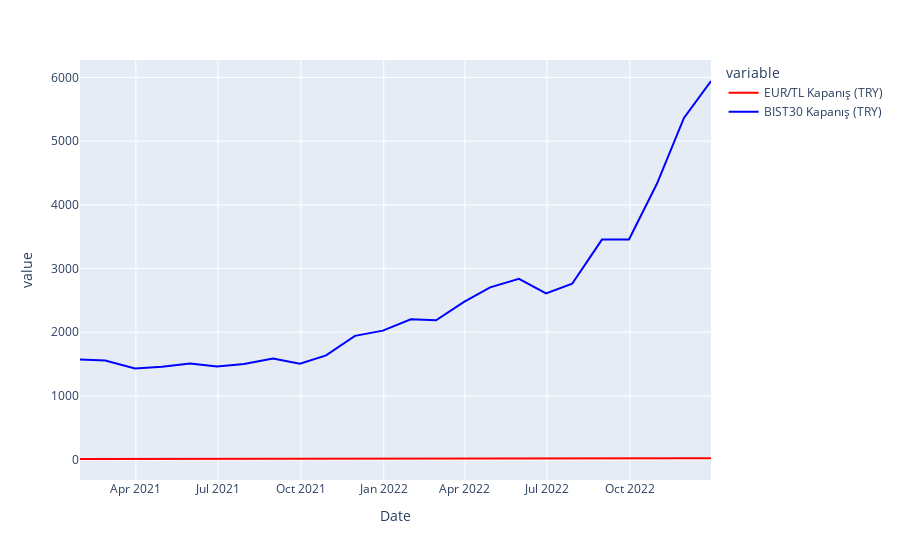

The notebook cell this image was saved under:
### Markdown cell above
4. Resample yöntemi ile ürettiğiniz tabloyu grafik olarak inceleyiniz. 2. adımda elde ettiğiniz grafik ile karşılaştırarak yorumlayınız.

### Code cell
mergeDfPlt=px.line(mergeDf,color_discrete_map={"EUR/TL Kapanış (TRY)":"red","BIST30 Kapanış (TRY)":"blue"})
mergeDfPlt

### Figure 1 — Plotly figure (JSON) as saved in the notebook; plotly's stock layout.template omitted (floating-point values rounded to 4 significant figures)
{"data": [{"hovertemplate": "variable=EUR/TL Kapanış (TRY)<br>Date=%{x}<br>value=%{y}<extra></extra>", "legendgroup": "EUR/TL Kapanış (TRY)", "line": {"color": "red", "dash": "solid"}, "marker": {"symbol": "circle"}, "mode": "lines", "name": "EUR/TL Kapanış (TRY)", "orientation": "v", "showlegend": true, "type": "scatter", "x": ["2021-01-29T00:00:00", "2021-02-26T00:00:00", "2021-03-31T00:00:00", "2021-04-30T00:00:00", "2021-05-31T00:00:00", "2021-06-30T00:00:00", "2021-07-30T00:00:00", "2021-08-31T00:00:00", "2021-09-30T00:00:00", "2021-10-29T00:00:00", "2021-11-30T00:00:00", "2021-12-31T00:00:00", "2022-01-31T00:00:00", "2022-02-28T00:00:00", "2022-03-31T00:00:00", "2022-04-29T00:00:00", "2022-05-31T00:00:00", "2022-06-30T00:00:00", "2022-07-29T00:00:00", "2022-08-31T00:00:00", "2022-09-30T00:00:00", "2022-10-31T00:00:00", "2022-11-30T00:00:00", "2022-12-30T00:00:00"], "xaxis": "x", "y": [8.903, 8.905, 9.748, 9.924, 10.44, 10.38, 10.05, 9.869, 10.34, 11.13, 14.35, 14.99, 15.03, 15.69, 16.35, 15.53, 17.65, 17.24, 18.29, 18.19, 18.15, 18.48, 19.23, 19.94], "yaxis": "y"}, {"hovertemplate": "variable=BIST30 Kapanış (TRY)<br>Date=%{x}<br>value=%{y}<extra></extra>", "legendgroup": "BIST30 Kapanış (TRY)", "line": {"color": "blue", "dash": "solid"}, "marker": {"symbol": "circle"}, "mode": "lines", "name": "BIST30 Kapanış (TRY)", "orientation": "v", "showlegend": true, "type": "scatter", "x": ["2021-01-29T00:00:00", "2021-02-26T00:00:00", "2021-03-31T00:00:00", "2021-04-30T00:00:00", "2021-05-31T00:00:00", "2021-06-30T00:00:00", "2021-07-30T00:00:00", "2021-08-31T00:00:00", "2021-09-30T00:00:00", "2021-10-29T00:00:00", "2021-11-30T00:00:00", "2021-12-31T00:00:00", "2022-01-31T00:00:00", "2022-02-28T00:00:00", "2022-03-31T00:00:00", "2022-04-29T00:00:00", "2022-05-31T00:00:00", "2022-06-30T00:00:00", "2022-07-29T00:00:00", "2022-08-31T00:00:00", "2022-09-30T00:00:00", "2022-10-31T00:00:00", "2022-11-30T00:00:00", "2022-12-30T00:00:00"], "xaxis": "x", "y": [1572.0, 1556, 1431.0, 1457.0, 1507.0, 1463.0, 1501.0, 1588.0, 1505.0, 1636.0, 1943.0, 2025, 2203.0, 2186.0, 2477.0, 2704.0, 2838.0, 2609.0, 2760.0, 3454.0, 3458.0, 4330.0, 5364.0, 5945.0], "yaxis": "y"}], "layout": {"legend": {"title": {"text": "variable"}, "tracegroupgap": 0}, "margin": {"t": 60}, "xaxis": {"anchor": "y", "domain": [0, 1], "title": {"text": "Date"}}, "yaxis": {"anchor": "x", "domain": [0, 1], "title": {"text": "value"}}}}
